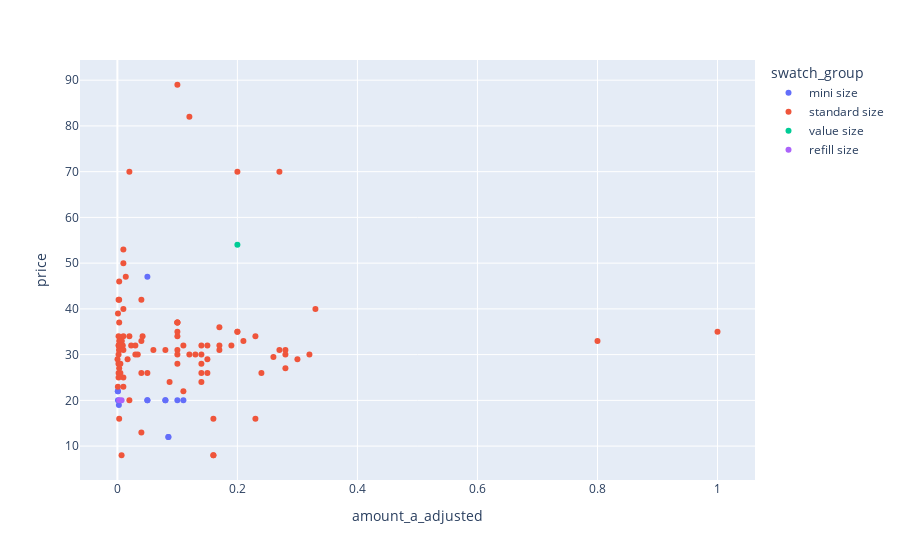

The cell this chart's notebook holds for it:
### Code cell
df.head(5)
# https://www.sephora.com/ca/en/product/guerlain-abeille-royale-youth-watery-anti-aging-oil-P474953?skuId=2492858&icid2=products%20grid:p474953:product
# https://www.sephora.com/ca/en/product/highlighter-P404798?skuId=2074532&icid2=products%20grid:p404798:product
# examples of diff product sizes with same name

fig = px.scatter(df[df['lvl_2_cat']=='Eyebrow'], x="amount_a_adjusted", y="price", color="swatch_group", hover_data=['brand_name', 'product_name'])
fig.show()

### Figure 1 — Plotly figure (JSON) as saved in the notebook; plotly's stock layout.template omitted (floating-point values rounded to 4 significant figures; data arrays with more than 128 entries replaced by an {"elided": "..."} marker saying what was removed)
{"data": [{"customdata": [["anastasia beverly hills", "strong hold clear brow gel"], ["benefit cosmetics", "precisely, my brow pencil waterproof eyebrow definer"], ["benefit cosmetics", "gimme brow+ tinted volumizing eyebrow gel"], ["benefit cosmetics", "24-hr brow setter clear brow gel with lamination effect"], ["it cosmetics", "brow power universal brow pencil"], ["benefit cosmetics", "mini gimme brow+ tinted volumizing eyebrow gel"], ["hourglass", "arch brow micro sculpting pencil"], ["hourglass", "mini arch brow micro sculpting pencil"], ["anastasia beverly hills", "mini strong hold clear brow gel"], ["grande cosmetics", "grandelash™ peptide lash enhancing serum"], ["patrick ta", "major brow lamination gel"], ["patrick ta", "mini major brow lamination gel"], ["benefit cosmetics", "fluff up brow flexible brow-texturizing wax"]], "hovertemplate": "swatch_group=mini size<br>amount_a_adjusted=%{x}<br>price=%{y}<br>brand_name=%{customdata[0]}<br>product_name=%{customdata[1]}<extra></extra>", "legendgroup": "mini size", "marker": {"color": "#636efa", "symbol": "circle"}, "mode": "markers", "name": "mini size", "orientation": "v", "showlegend": true, "type": "scatter", "x": [0.085, 0.001, 0.05, 0.11, 0.0025, 0.05, 0.0008, 0.0008, 0.085, 0.05, 0.08, 0.08, 0.1], "xaxis": "x", "y": [12, 20, 20, 20, 19, 20, 22, 22, 12, 47, 20, 20, 20], "yaxis": "y"}, {"customdata": {"elided": "101x2 str values"}, "hovertemplate": "swatch_group=standard size<br>amount_a_adjusted=%{x}<br>price=%{y}<br>brand_name=%{customdata[0]}<br>product_name=%{customdata[1]}<extra></extra>", "legendgroup": "standard size", "marker": {"color": "#EF553B", "symbol": "circle"}, "mode": "markers", "name": "standard size", "orientation": "v", "showlegend": true, "type": "scatter", "x": [0.26, 0.034, 0.1, 0.32, 0.003, 0.003, 0.1, 0.003, 0.014, 0.14, 0.087, 0.01, 0.14, 0.003, 0.007, 0.01, 0.002, 0.1, 0.23, 0.2, 0.1, 0.1, 0.02, 0.023, 0.15, 0.007, 0.04, 0.002, 0.01, 0.005, 0.003, 0.01, 0.001, 0.0024, 0.14, 0.007, 0.16, 0.16, 0.0018, 0.17, 0.14, 0.04, 0.8, 0.02, 0.04, 0.017, 0.04, 0.28, 0.08, 0.1, 0.0008, 0.003, 0.21, 0.002, 0.13, 0.12, 0.003, 0.11, 0.009, 0.14, 0.002, 0.002, 0.05, 0.28, 0.19, 0.006, 0.002, 0.003, 0.17, 0.17, 0.1, 0.2, 0.2, 0.15, 0.003, 0.01, 0.01, 0.1, 0.33, 0.0002, 0.12, 0.02, 0.042, 0.27, 0.24, 0.005, 0.11, 0.1, 1, 0.01, 0.3, 0.27, 0.16, 0.23, 0.03, 0.06, 0.003, 0.15, 0.003, 0.03, 0.28], "xaxis": "x", "y": [29.5, 30, 28, 30, 31, 42, 37, 16, 47, 24, 24, 53, 32, 28, 33, 34, 34, 34, 34, 70, 37, 37, 70, 32, 29, 33, 33, 32, 40, 28, 37, 25, 39, 32, 26, 8, 8, 8, 28, 32, 30, 42, 33, 34, 26, 29, 13, 30, 31, 89, 23, 33, 33, 30, 30, 30, 32, 32, 32, 28, 25, 26, 26, 31, 32, 32, 42, 46, 36, 31, 30, 35, 35, 26, 31, 31, 50, 31, 40, 29, 82, 20, 34, 70, 26, 26, 22, 35, 35, 23, 29, 31, 16, 16, 32, 31, 32, 32, 27, 30, 27], "yaxis": "y"}, {"customdata": [["benefit cosmetics", "gimme brow+ tinted volumizing eyebrow gel"]], "hovertemplate": "swatch_group=value size<br>amount_a_adjusted=%{x}<br>price=%{y}<br>brand_name=%{customdata[0]}<br>product_name=%{customdata[1]}<extra></extra>", "legendgroup": "value size", "marker": {"color": "#00cc96", "symbol": "circle"}, "mode": "markers", "name": "value size", "orientation": "v", "showlegend": true, "type": "scatter", "x": [0.2], "xaxis": "x", "y": [54], "yaxis": "y"}, {"customdata": [["charlotte tilbury", "brow lift refillable triangular eyebrow pencil"], ["charlotte tilbury", "brow cheat refillable hair-like eyebrow pencil"]], "hovertemplate": "swatch_group=refill size<br>amount_a_adjusted=%{x}<br>price=%{y}<br>brand_name=%{customdata[0]}<br>product_name=%{customdata[1]}<extra></extra>", "legendgroup": "refill size", "marker": {"color": "#ab63fa", "symbol": "circle"}, "mode": "markers", "name": "refill size", "orientation": "v", "showlegend": true, "type": "scatter", "x": [0.007, 0.003], "xaxis": "x", "y": [20, 20], "yaxis": "y"}], "layout": {"autosize": true, "legend": {"title": {"text": "swatch_group"}, "tracegroupgap": 0}, "margin": {"t": 60}, "xaxis": {"anchor": "y", "autorange": true, "domain": [0, 1], "range": [-0.0626, 1.063], "title": {"text": "amount_a_adjusted"}, "type": "linear"}, "yaxis": {"anchor": "x", "autorange": true, "domain": [0, 1], "range": [1.728, 95.27], "title": {"text": "price"}, "type": "linear"}}}
